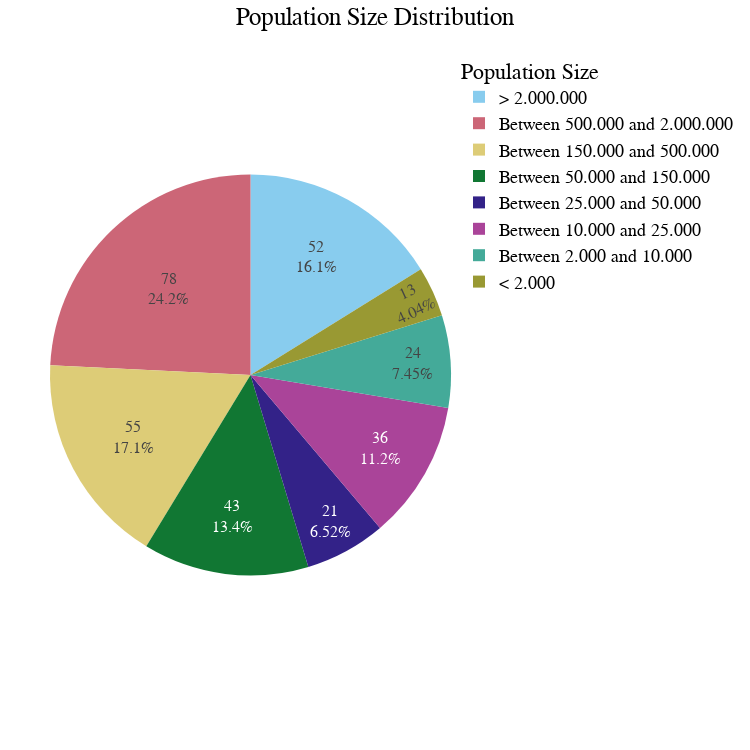

Notebook source saved alongside this figure:
### Code cell
import plotly.express as px

# Define the custom order for population size categories
population_order = [
    '> 2.000.000', 
    'Between 500.000 and 2.000.000', 
    'Between 150.000 and 500.000', 
    'Between 50.000 and 150.000', 
    'Between 25.000 and 50.000',
    'Between 10.000 and 25.000', 
    'Between 2.000 and 10.000', 
    '< 2.000'
]


# List of responses for population size from the provided data
population_sizes = df['5. What is the population where you live? (*If you are completing this survey as a fleet operator, public authority, etc. the population of the primary city of your operations / city you represent)'].dropna().value_counts()

# Convert to a pandas DataFrame for easy manipulation
df_population = pd.DataFrame({'Population Size': population_sizes.index, 'Count': population_sizes.values})

# Filter the DataFrame to only include values in the defined order
df_population = df_population[df_population['Population Size'].isin(population_order)]

# Sort the DataFrame based on the custom order
df_population['Population Size'] = pd.Categorical(df_population['Population Size'], categories=population_order, ordered=True)
df_population = df_population.sort_values('Population Size')

# Create a pie chart based on the population size distribution and order them based on the custom order
fig = px.pie(
    df_population,
    names='Population Size',
    values='Count',
    title='Population Size Distribution',
    color_discrete_sequence=px.colors.qualitative.Safe,
    width=750,
    height=750
)

# Apply the preferred layout settings
fig.update_layout(
    title_text='Population Size Distribution',
    title_x=0.5,
    font=dict(
        family="Arial, sans-serif",
        size=18,
        color="black"
    ),
    legend_title_text='Population Size',
    margin=dict(t=50, b=50, l=50, r=50)
)

# Update the traces to ensure the legend follows the correct order
fig.update_traces(
    hoverinfo='label+percent',
    textinfo='value+percent',
    textfont_size=16,
    sort=False  # This ensures that the legend does not get automatically sorted
)

### Figure 1 — Plotly figure (JSON) as saved in the notebook; plotly's stock layout.template omitted (floating-point values rounded to 4 significant figures)
{"data": [{"domain": {"x": [0, 1], "y": [0, 1]}, "hoverinfo": "label+percent", "hovertemplate": "Population Size=%{label}<br>Count=%{value}<extra></extra>", "labels": ["> 2.000.000", "Between 500.000 and 2.000.000", "Between 150.000 and 500.000", "Between 50.000 and 150.000", "Between 25.000 and 50.000", "Between 10.000 and 25.000", "Between 2.000 and 10.000", "< 2.000"], "legendgroup": "", "name": "", "showlegend": true, "sort": false, "textfont": {"size": 16}, "textinfo": "value+percent", "type": "pie", "values": [52, 78, 55, 43, 21, 36, 24, 13]}], "layout": {"font": {"color": "black", "family": "Arial, sans-serif", "size": 18}, "height": 750, "legend": {"title": {"text": "Population Size"}, "tracegroupgap": 0}, "margin": {"b": 50, "l": 50, "r": 50, "t": 50}, "piecolorway": ["rgb(136, 204, 238)", "rgb(204, 102, 119)", "rgb(221, 204, 119)", "rgb(17, 119, 51)", "rgb(51, 34, 136)", "rgb(170, 68, 153)", "rgb(68, 170, 153)", "rgb(153, 153, 51)", "rgb(136, 34, 85)", "rgb(102, 17, 0)", "rgb(136, 136, 136)"], "title": {"text": "Population Size Distribution", "x": 0.5}, "width": 750}}
